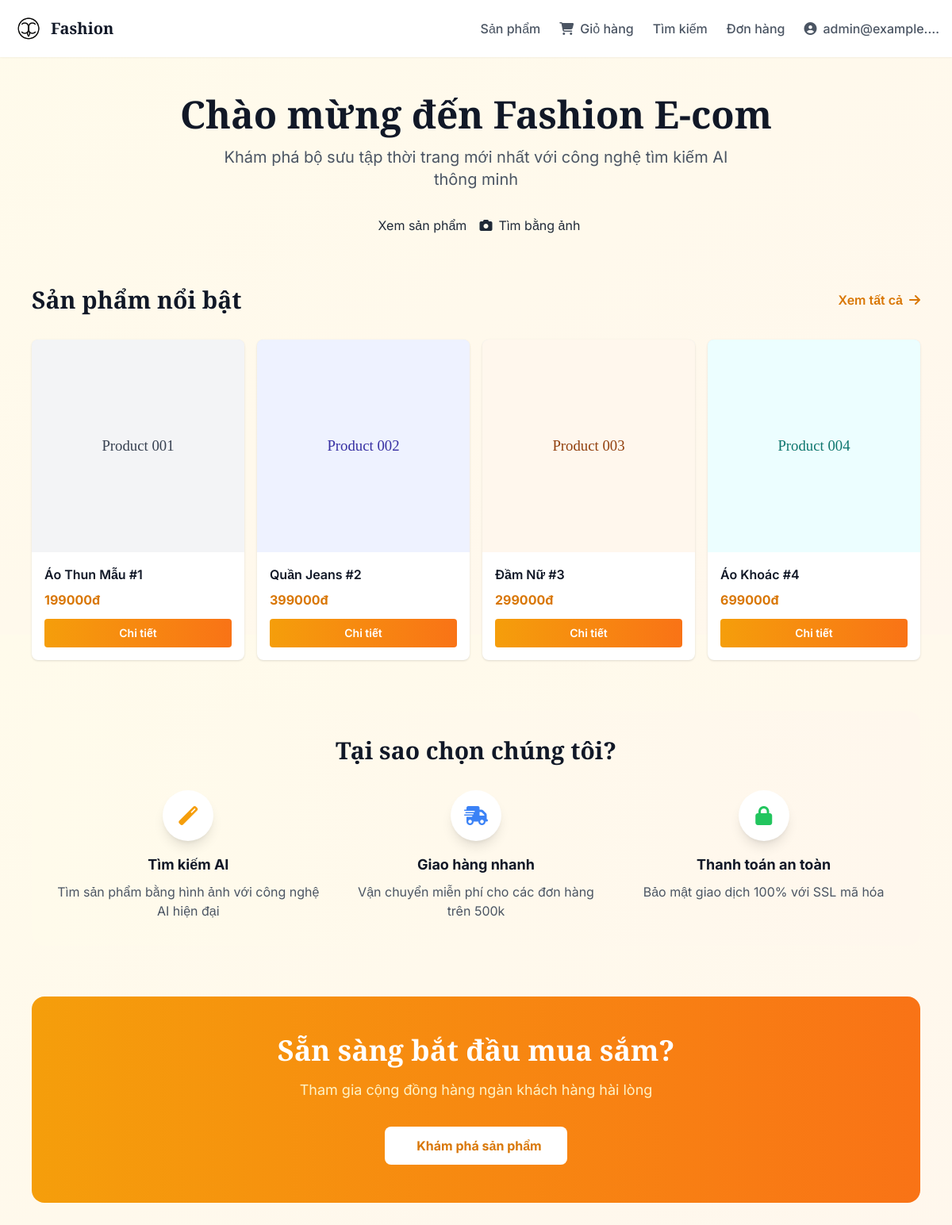
The app's page / (signed in) with its own data.
### products/models.py (models this page shows, shortened)
class Product(models.Model):
    sku = models.CharField(max_length=50, blank=True)
    title = models.CharField(max_length=200)
    description = models.TextField(blank=True)
    price = models.IntegerField(default=0)
    image = models.CharField(max_length=500, blank=True)
    category = models.ForeignKey(Category, on_delete=models.SET_NULL, null=True, blank=True)
    created_at = models.DateTimeField(auto_now_add=True)

### shop/views.py (the view)
# urls.py: path('', views.index, name='shop-index'),
def index(request):
    featured_products = Product.objects.all()[:4]
    categories = Category.objects.all()
    context = {
        'featured_products': featured_products,
        'categories': categories,
    }
    return render(request, 'index.html', context)

### templates/index.html (shortened to what this page needs)
{% extends "base.html" %}
{% load static %}
{% block content %}
<main class="max-w-6xl mx-auto px-4 py-12">
  <section class="text-center mb-16">
    <h1 class="font-display text-5xl font-extrabold mb-4 text-gray-900">
      Chào mừng đến Fashion E-com
    </h1>
    <p class="text-xl text-gray-600 mb-8 max-w-2xl mx-auto">
      Khám phá bộ sưu tập thời trang mới nhất với công nghệ tìm kiếm AI thông minh
    </p>
    <div class="flex flex-wrap justify-center gap-4">
      <a href="{% url 'shop-products' %}" class="btn-primary">
        Xem sản phẩm
      </a>
      <a href="{% url 'shop-ai-search' %}" class="btn-secondary">
        <i class="fas fa-camera mr-2"></i>Tìm bằng ảnh
      </a>
    </div>
  </section>
  <section class="mb-16">
    <div class="flex items-center justify-between mb-8">
      <h2 class="font-display text-3xl font-bold text-gray-900">Sản phẩm nổi bật</h2>
      <a href="{% url 'shop-products' %}" class="text-amber-600 hover:text-amber-700 font-semibold inline-flex items-center">
        Xem tất cả
        <i class="fas fa-arrow-right ml-2"></i>
      </a>
    </div>
    <div class="grid grid-cols-2 sm:grid-cols-3 lg:grid-cols-4 gap-4">
      {% for product in featured_products %}
      <article class="bg-white rounded-lg shadow hover:shadow-xl transition transform hover:scale-105 overflow-hidden">
        <div class="aspect-square overflow-hidden bg-gray-200">
          <img src="{{ product.image }}" alt="{{ product.title }}" class="w-full h-full object-cover" />
        </div>
        <div class="p-4">
          <h3 class="font-semibold text-gray-900 truncate">{{ product.title }}</h3>
          <p class="text-amber-600 font-bold mt-2">{{ product.price|floatformat:0 }}đ</p>
          <a href="{% url 'shop-product-detail' product.id %}" class="block mt-3 text-center py-2 bg-gradient-to-r from-amber-500 to-orange-500 text-white rounded hover:opacity-90 transition text-sm font-semibold">
            Chi tiết
          </a>
        </div>
      </article>
      {% empty %}
      <p class="col-span-full text-center text-gray-500 py-8">Không có sản phẩm nào</p>
      {% endfor %}
    </div>
  </section>
  <section class="bg-gradient-to-r from-amber-50 to-orange-50 rounded-2xl p-8 mb-16">
    <h2 class="font-display text-3xl font-bold text-gray-900 mb-8 text-center">Tại sao chọn chúng tôi?</h2>
    <div class="grid grid-cols-1 md:grid-cols-3 gap-8">
      <div class="text-center">
        <div class="bg-white rounded-full w-16 h-16 flex items-center justify-center mx-auto mb-4 shadow-lg">
          <i class="fas fa-magic text-amber-500 text-2xl"></i>
        </div>
        <h3 class="font-bold text-gray-900 mb-2 text-lg">Tìm kiếm AI</h3>
        <p class="text-gray-600">Tìm sản phẩm bằng hình ảnh với công nghệ AI hiện đại</p>
      </div>
      <div class="text-center">
        <div class="bg-white rounded-full w-16 h-16 flex items-center justify-center mx-auto mb-4 shadow-lg">
          <i class="fas fa-shipping-fast text-blue-500 text-2xl"></i>
        </div>
        <h3 class="font-bold text-gray-900 mb-2 text-lg">Giao hàng nhanh</h3>
        <p class="text-gray-600">Vận chuyển miễn phí cho các đơn hàng trên 500k</p>
      </div>
      <div class="text-center">
        <div class="bg-white rounded-full w-16 h-16 flex items-center justify-center mx-auto mb-4 shadow-lg">
          <i class="fas fa-lock text-green-500 text-2xl"></i>
        </div>
        <h3 class="font-bold text-gray-900 mb-2 text-lg">Thanh toán an toàn</h3>
        <p class="text-gray-600">Bảo mật giao dịch 100% với SSL mã hóa</p>
      </div>
    </div>
  </section>
  <section class="bg-gradient-to-r from-amber-500 to-orange-500 text-white rounded-2xl p-12 text-center">
    <h2 class="font-display text-4xl font-bold mb-4">Sẵn sàng bắt đầu mua sắm?</h2>
    <p class="text-amber-100 mb-8 text-lg max-w-2xl mx-auto">
      Tham gia cộng đồng hàng ngàn khách hàng hài lòng
    </p>
    {% if user.is_authenticated %}
      <a href="{% url 'shop-products' %}" class="inline-block px-8 py-3 bg-white text-amber-600 font-bold rounded-lg hover:shadow-lg transition">
        Khám phá sản phẩm
      </a>
    {% else %}
      <a href="{% url 'account_signup' %}" class="inline-block px-8 py-3 bg-white text-amber-600 font-bold rounded-lg hover:shadow-lg transition">
        <i class="fas fa-user-plus mr-2"></i>Đăng ký ngay
      </a>
    {% endif %}
  </section>
</main>
{% endblock %}

### templates/base.html (shortened to what this page needs)
{% load static %}
<!doctype html>
<html lang="vi">
<head>
  <script src="https://cdn.tailwindcss.com"></script>
  <link rel="stylesheet" href="https://cdnjs.cloudflare.com/ajax/libs/font-awesome/6.4.0/css/all.min.css">
</head>
<body class="bg-gradient-to-br from-amber-50 to-orange-50 text-gray-800">
<header class="bg-white shadow-sm sticky top-0 z-50">
  <div class="max-w-7xl mx-auto px-4 py-4 flex items-center justify-between">
    <a href="{% url 'shop-index' %}" class="flex items-center space-x-2 hover:opacity-80 transition">
      <img src="{% static 'images/logo1.png' %}" class="h-10 w-10" alt="Logo"/>
      <span class="font-display text-xl font-semibold text-gray-900">Fashion</span>
    </a>
    <nav class="hidden md:flex items-center space-x-6">
      <a href="{% url 'shop-products' %}" class="text-gray-600 hover:text-amber-600 transition font-medium">Sản phẩm</a>
      <a href="{% url 'shop-cart' %}" class="text-gray-600 hover:text-amber-600 transition font-medium flex items-center">
        <i class="fas fa-shopping-cart mr-2"></i>Giỏ hàng
      </a>
      <a href="{% url 'shop-ai-search' %}" class="text-gray-600 hover:text-amber-600 transition font-medium">Tìm kiếm</a>
      {% if user.is_authenticated %}
        <a href="{% url 'shop-order-history' %}" class="text-gray-600 hover:text-amber-600 transition font-medium">Đơn hàng</a>
        <div class="relative group">
          <button class="flex items-center space-x-2 text-gray-600 hover:text-amber-600 transition font-medium">
            <i class="fas fa-user-circle"></i>
            <span>{{ user.email|truncatechars:15 }}</span>
          </button>
        </div>
      {% else %}
        <a href="{% url 'account_login' %}" class="text-gray-600 hover:text-amber-600 transition font-medium">Đăng nhập</a>
        <a href="{% url 'account_signup' %}" class="btn-primary !px-4 !py-2 text-sm">Đăng ký</a>
      {% endif %}
    </nav>
  </div>
</header>
<main class="min-h-screen">
  {% block content %}{% endblock %}
</main>
</body>
</html>

### templates/base.html (style rules this page uses)
:root { --primary-color: #1f2937; --accent-color: #f59e0b; --light-bg: #fef3c7; }
body { font-family: 'Inter', sans-serif; }
.font-display { font-family: 'Playfair Display', serif; }
.btn-primary { @apply px-6 py-3 bg-gradient-to-r from-amber-500 to-orange-500 text-white rounded-lg font-semibold hover:shadow-lg transition-all duration-300; }
.btn-secondary { @apply px-6 py-3 border-2 border-gray-300 text-gray-700 rounded-lg font-semibold hover:border-gray-400 hover:bg-gray-50 transition-all duration-300; }

### records on screen
Product: image (picture), title "Áo Thun Mẫu #1", price "199000"
Product: image (picture), title "Quần Jeans #2", price "399000"
Product: image (picture), title "Đầm Nữ #3", price "299000"
Product: image (picture), title "Áo Khoác #4", price "699000"

### other values on screen
{{ user.email|truncatechars:15 }} "admin@example.…"
